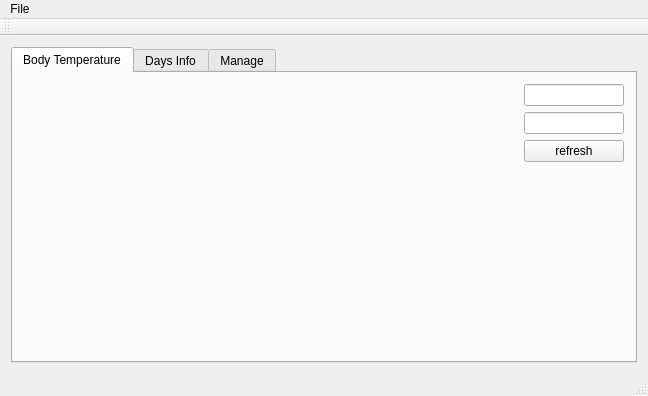
<?xml version="1.0" encoding="UTF-8"?>
<ui version="4.0">
 <class>MainWindow</class>
 <widget class="QMainWindow" name="MainWindow">
  <property name="geometry">
   <rect>
    <x>0</x>
    <y>0</y>
    <width>648</width>
    <height>396</height>
   </rect>
  </property>
  <property name="windowTitle">
   <string>MainWindow</string>
  </property>
  <widget class="QWidget" name="centralWidget">
   <layout class="QVBoxLayout" name="verticalLayout">
    <item>
     <widget class="QTabWidget" name="tabWidget">
      <property name="currentIndex">
       <number>0</number>
      </property>
      <widget class="QWidget" name="tabShow">
       <attribute name="title">
        <string>Body Temperature</string>
       </attribute>
       <layout class="QHBoxLayout" name="horizontalLayout_4">
        <item>
         <widget class="QCustomPlot" name="customPlot" native="true">
          <property name="minimumSize">
           <size>
            <width>400</width>
            <height>0</height>
           </size>
          </property>
          <property name="maximumSize">
           <size>
            <width>16777215</width>
            <height>16777215</height>
           </size>
          </property>
         </widget>
        </item>
        <item>
         <layout class="QVBoxLayout" name="verticalLayout_4">
          <item>
           <widget class="QLineEdit" name="lineEditDateShow">
            <property name="sizePolicy">
             <sizepolicy hsizetype="Maximum" vsizetype="Fixed">
              <horstretch>0</horstretch>
              <verstretch>0</verstretch>
             </sizepolicy>
            </property>
            <property name="maximumSize">
             <size>
              <width>100</width>
              <height>30</height>
             </size>
            </property>
            <property name="alignment">
             <set>Qt::AlignCenter</set>
            </property>
            <property name="readOnly">
             <bool>true</bool>
            </property>
           </widget>
          </item>
          <item>
           <widget class="QLineEdit" name="lineEditPointValue">
            <property name="sizePolicy">
             <sizepolicy hsizetype="Maximum" vsizetype="Fixed">
              <horstretch>0</horstretch>
              <verstretch>0</verstretch>
             </sizepolicy>
            </property>
            <property name="maximumSize">
             <size>
              <width>100</width>
              <height>16777215</height>
             </size>
            </property>
            <property name="autoFillBackground">
             <bool>false</bool>
            </property>
            <property name="maxLength">
             <number>50</number>
            </property>
            <property name="alignment">
             <set>Qt::AlignCenter</set>
            </property>
            <property name="readOnly">
             <bool>true</bool>
            </property>
           </widget>
          </item>
          <item>
           <widget class="QPushButton" name="pushButtonRefresh">
            <property name="maximumSize">
             <size>
              <width>100</width>
              <height>16777215</height>
             </size>
            </property>
            <property name="text">
             <string>refresh</string>
            </property>
           </widget>
          </item>
          <item>
           <spacer name="verticalSpacer">
            <property name="orientation">
             <enum>Qt::Vertical</enum>
            </property>
            <property name="sizeHint" stdset="0">
             <size>
              <width>20</width>
              <height>40</height>
             </size>
            </property>
           </spacer>
          </item>
         </layout>
        </item>
       </layout>
      </widget>
      <widget class="QWidget" name="tabDays">
       <attribute name="title">
        <string>Days Info</string>
       </attribute>
       <widget class="QPushButton" name="pushButtonDaysRefresh">
        <property name="geometry">
         <rect>
          <x>280</x>
          <y>10</y>
          <width>113</width>
          <height>32</height>
         </rect>
        </property>
        <property name="text">
         <string>Refresh</string>
        </property>
       </widget>
       <widget class="QListWidget" name="listWidgetDaysInfo">
        <property name="geometry">
         <rect>
          <x>20</x>
          <y>10</y>
          <width>256</width>
          <height>192</height>
         </rect>
        </property>
       </widget>
       <widget class="QPushButton" name="pushButtonShowDayCurve">
        <property name="geometry">
         <rect>
          <x>280</x>
          <y>50</y>
          <width>113</width>
          <height>32</height>
         </rect>
        </property>
        <property name="text">
         <string>Show</string>
        </property>
       </widget>
      </widget>
      <widget class="QWidget" name="tabManage">
       <attribute name="title">
        <string>Manage</string>
       </attribute>
       <layout class="QVBoxLayout" name="verticalLayout_3">
        <item>
         <layout class="QVBoxLayout" name="verticalLayout_2">
          <item>
           <widget class="QTableWidget" name="tableWidget"/>
          </item>
          <item>
           <layout class="QHBoxLayout" name="horizontalLayout_3">
            <item>
             <widget class="QPushButton" name="pushButton_2">
              <property name="text">
               <string>show</string>
              </property>
             </widget>
            </item>
            <item>
             <layout class="QHBoxLayout" name="horizontalLayout_2">
              <item>
               <widget class="QLineEdit" name="lineEditId">
                <property name="readOnly">
                 <bool>true</bool>
                </property>
               </widget>
              </item>
              <item>
               <widget class="QPushButton" name="pushButtonDelete">
                <property name="text">
                 <string>delete</string>
                </property>
               </widget>
              </item>
             </layout>
            </item>
            <item>
             <layout class="QHBoxLayout" name="horizontalLayout">
              <item>
               <widget class="QLineEdit" name="lineEditDate"/>
              </item>
              <item>
               <widget class="QLineEdit" name="lineEditHour"/>
              </item>
              <item>
               <widget class="QLineEdit" name="lineEditTemp"/>
              </item>
              <item>
               <widget class="QPushButton" name="pushButton_3">
                <property name="text">
                 <string>insert</string>
                </property>
               </widget>
              </item>
             </layout>
            </item>
           </layout>
          </item>
         </layout>
        </item>
       </layout>
      </widget>
     </widget>
    </item>
   </layout>
  </widget>
  <widget class="QMenuBar" name="menuBar">
   <property name="geometry">
    <rect>
     <x>0</x>
     <y>0</y>
     <width>648</width>
     <height>25</height>
    </rect>
   </property>
   <widget class="QMenu" name="menuFile">
    <property name="title">
     <string>File</string>
    </property>
    <addaction name="actionExport"/>
   </widget>
   <addaction name="menuFile"/>
  </widget>
  <widget class="QToolBar" name="mainToolBar">
   <attribute name="toolBarArea">
    <enum>TopToolBarArea</enum>
   </attribute>
   <attribute name="toolBarBreak">
    <bool>false</bool>
   </attribute>
  </widget>
  <widget class="QStatusBar" name="statusBar"/>
  <action name="actionExport">
   <property name="text">
    <string>Export</string>
   </property>
  </action>
 </widget>
 <layoutdefault spacing="6" margin="11"/>
 <customwidgets>
  <customwidget>
   <class>QCustomPlot</class>
   <extends>QWidget</extends>
   <header>qcustomplot.h</header>
   <container>1</container>
  </customwidget>
 </customwidgets>
 <resources/>
 <connections/>
</ui>
